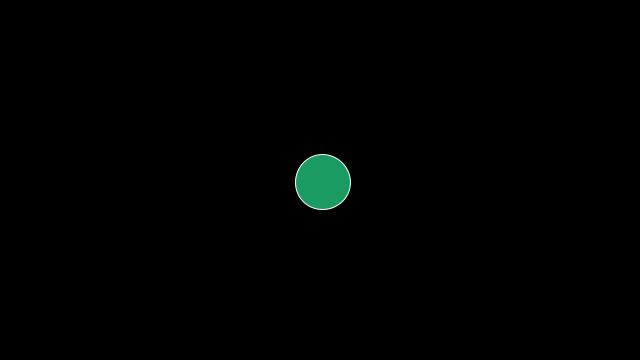
Frame 1 (no input)
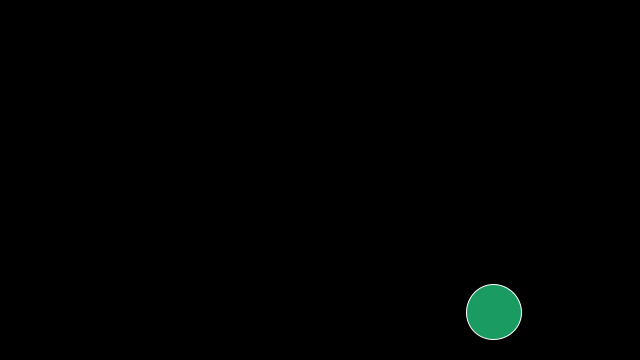
Frame 60 (the mouse pressed at the canvas centre just before this capture)
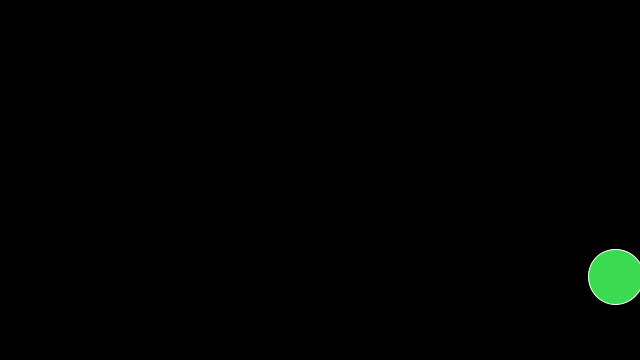
Frame 120 (the mouse held since frame 60 and released just before this capture)

The Processing sketch that drew these frames (run headless with seeded random() and noise(); from frame 60 on, the mouse is pressed at the canvas centre):

// Processing sketch: sketch_200319c
// ── sketch_200319c.pde
//  Declaració i inicialització de les variables necessàries.
float x;
float y;
float xspeed = 2.9;
float yspeed = 2.2;
float r = 25, g = 155, b = 98;

//  Creem el cercle central i assignem els valors de x i y.
void setup() {
  size(640,360);
  background(0);
  
  fill(38, 106, 29);
  stroke(255, 255,255, 255);
  circle(width/2, height/2, 55);
  
  x = width/2;
  y = height/2;
  
}
 
//  Cada cop que la posició X o Y sigui més gran que la mida de la pantalla o més petita 
//  que 0, es genera un color RGB aleatori que serà el que s'aplicarà al cercle.
void draw() {
  background(0);
 
  x = x + xspeed;
  y = y + yspeed;
 
  if ((x > width) || (x < 0)) {
    xspeed = xspeed * -1;
    
    r = random(0,255);
    g = random(0,255);
    b = random(0,255);
  }
  if ((y > height) || (y < 0)) {
    yspeed = yspeed * -1;
    
    r = random(0,255);
    g = random(0,255);
    b = random(0,255);
  }
 
  fill(r, g, b);
  stroke(255, 255,255, 255);
  circle(x, y, 55);
}
